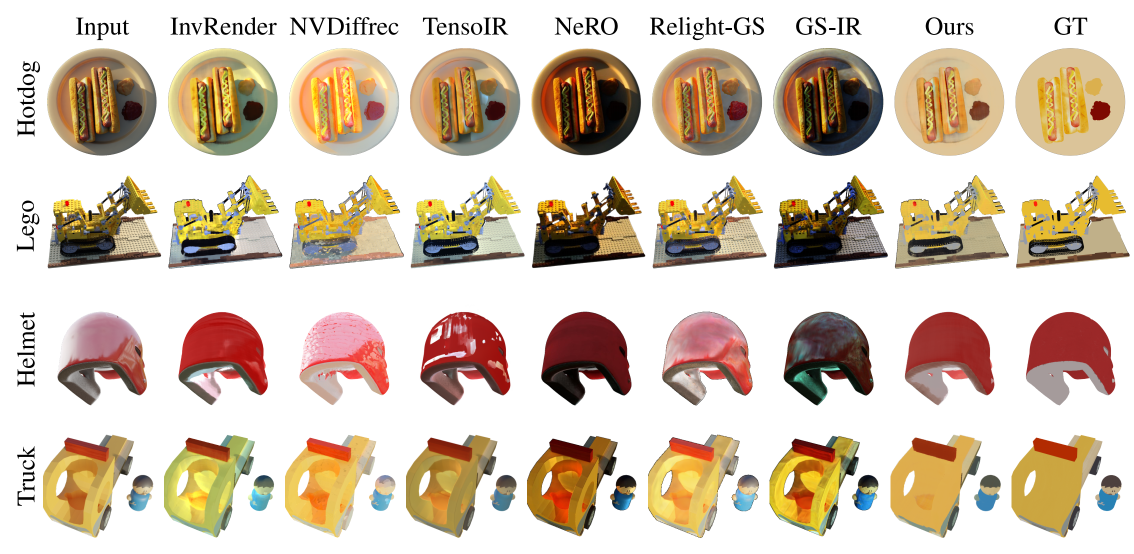
#> input picture assets/albedo.png, 2268 x 1108 px (shown at 1/2 size); its folder holds only this picture in this run
$ python -i mutual_info.py   (imports and definitions only)
#> lines starting #> are read from the running program, lines starting #| are printed output that depends on the picture
#> further down, picture is the input picture: shape (1108, 2268, 3); mean B, G, R 182.9, 199.9, 214.8
import os
import cv2
import numpy as np


def slice_at(img, vis, res=1024):
    s = (res + 2) * vis + 2
    img = img[s:s + res, 2:res + 2]
    return img / 255


def edge_detect(img):
    sobel_gradx = cv2.Sobel(img, -1, 1, 0)
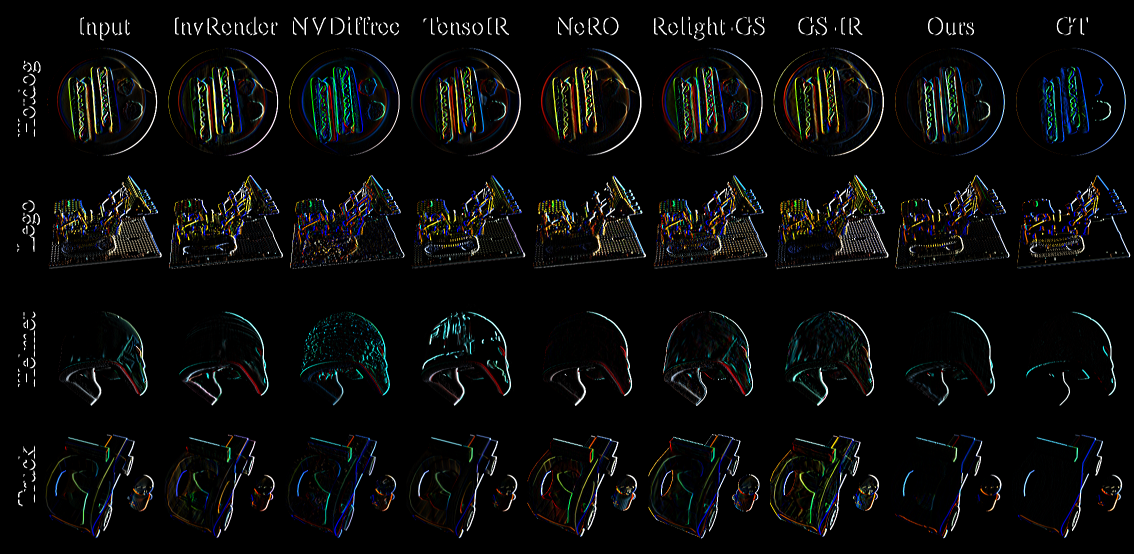
#> sobel_gradx: shape (1108, 2268, 3) (shown at 1/2 size); mean B, G, R 10.5, 10.8, 10.1
    sobel_grady = cv2.Sobel(img, -1, 0, 1)
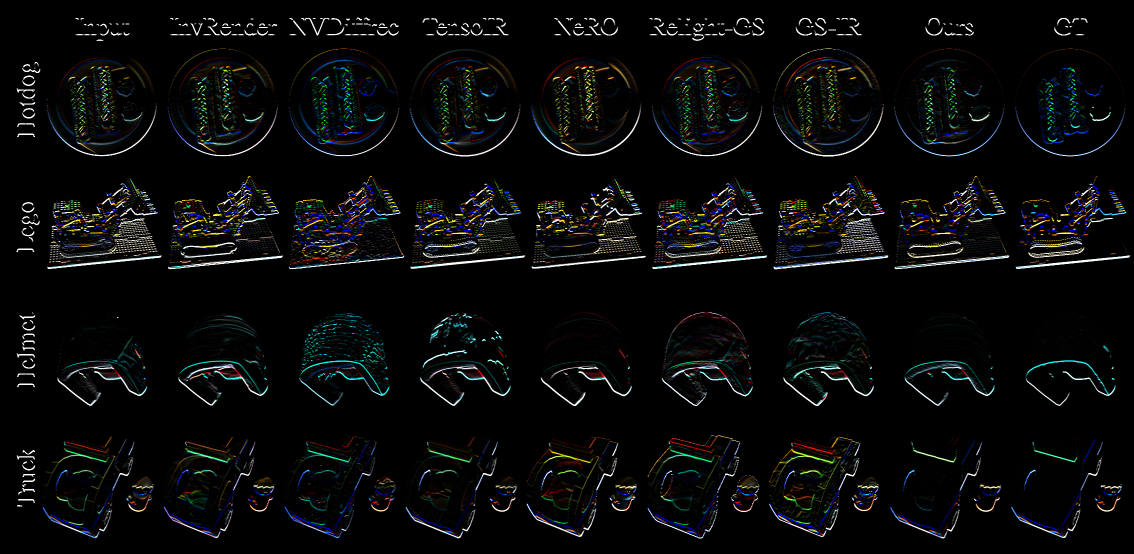
#> sobel_grady: shape (1108, 2268, 3) (shown at 1/2 size); mean B, G, R 10.4, 10.5, 9.6
    sobel_grad = cv2.addWeighted(sobel_gradx, 0.5, sobel_grady, 0.5, 0)
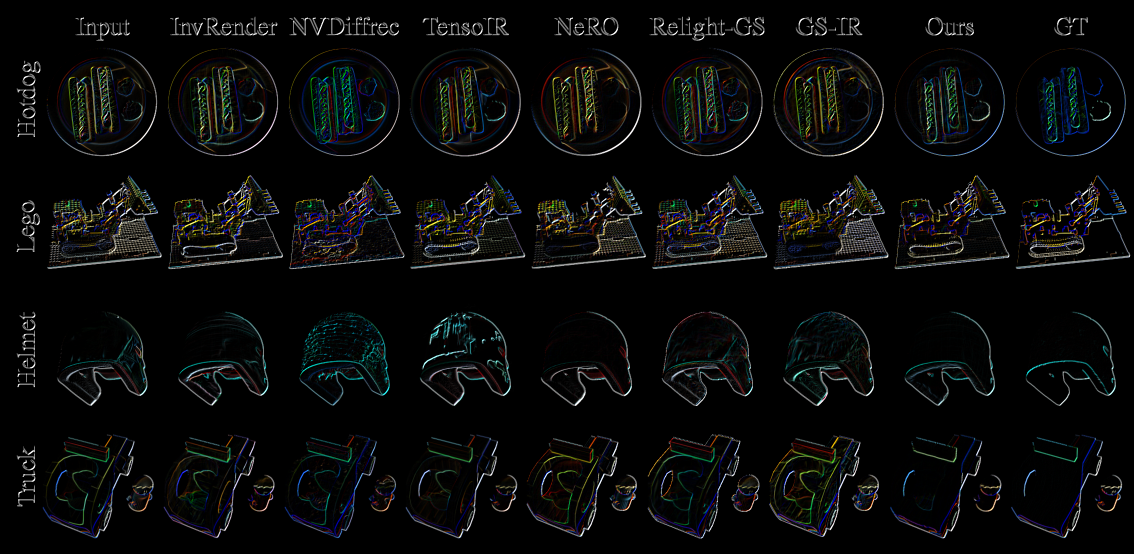
#> sobel_grad: shape (1108, 2268, 3) (shown at 1/2 size); mean B, G, R 10.4, 10.7, 9.9
    return sobel_grad


def mutual_info(log_dir):
    plot_dir = log_dir + r"\plots"
    renderings = os.listdir(plot_dir)
    rendering = sorted(renderings)[-1]
    rendering = plot_dir + rf"\{rendering}"
    rendering = cv2.imread(rendering)

    normal = slice_at(rendering, 0, rendering.shape[-2] - 4)
    light = slice_at(rendering, 1, rendering.shape[-2] - 4)
    albedo = slice_at(rendering, 2, rendering.shape[-2] - 4)

    normal_edge = edge_detect(normal)
    light_edge = edge_detect(light)
    albedo_edge = edge_detect(albedo)

    albedo_edge[normal_edge > 0.1] = 0
    res = (light_edge * albedo_edge).mean()

    mse2psnr = lambda x: -10. * np.log(x + 1e-8) / np.log(10.)

    return mse2psnr(res)
    # cv2.imshow("", light_edge)
    # cv2.waitKey()

>>> import cv2
>>> picture = cv2.imread('../assets/albedo.png')
>>> result = edge_detect(picture)

$ run again, on assets/deshadow.png
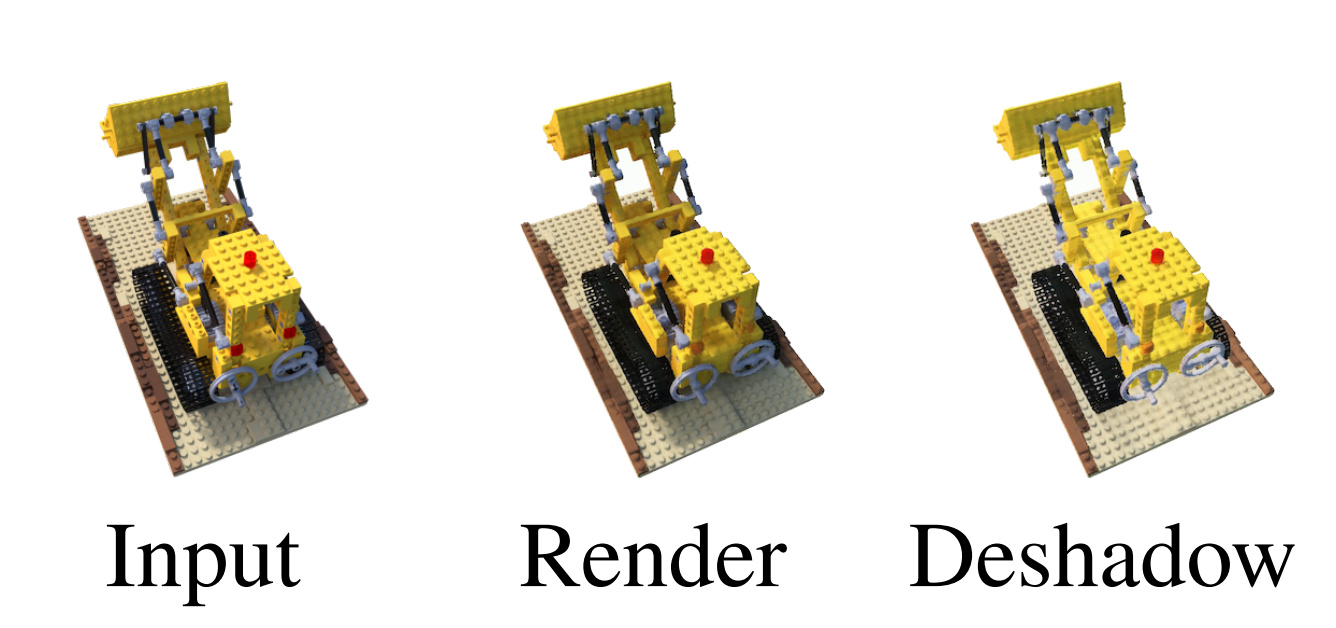
#> input picture assets/deshadow.png, 1336 x 628 px
#> picture is the input picture: shape (628, 1336, 3); mean B, G, R 213.3, 223.9, 227.6
#> in edge_detect, `sobel_grady = cv2.Sobel(img, -1, 0, 1)`:
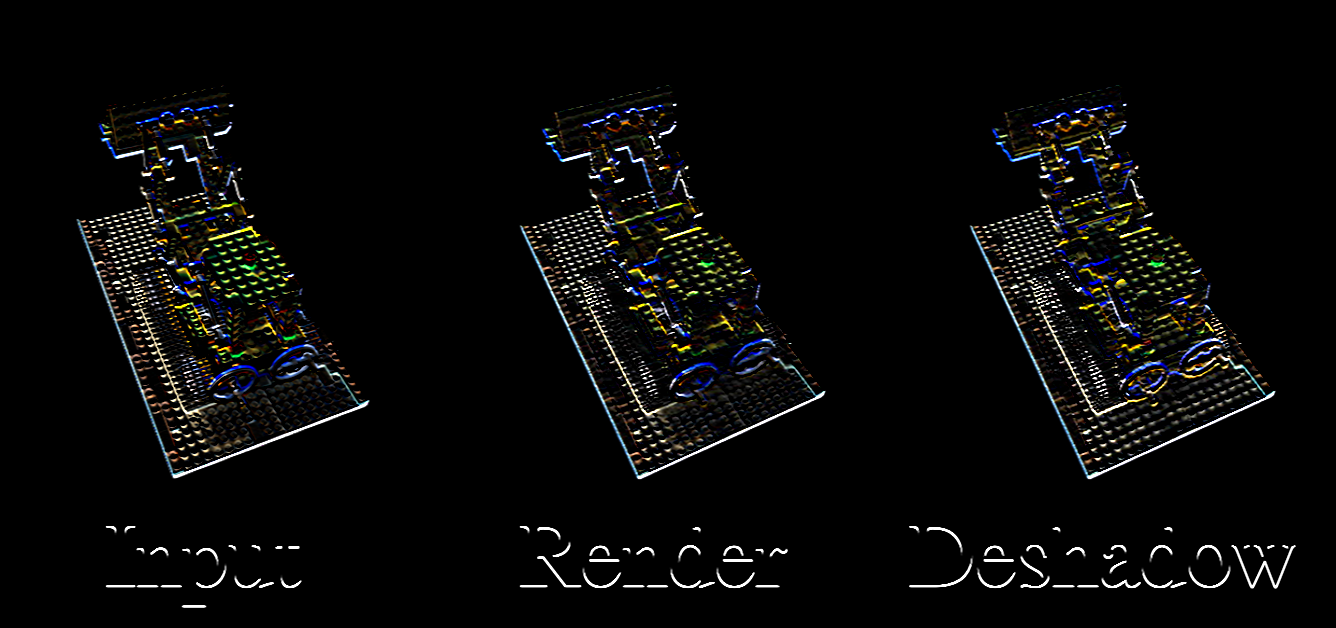
#> sobel_grady: shape (628, 1336, 3); mean B, G, R 8.3, 8.9, 8.8
#> in edge_detect, `sobel_grad = cv2.addWeighted(sobel_gradx, 0.5, sobel_grady, 0.5, 0)`:
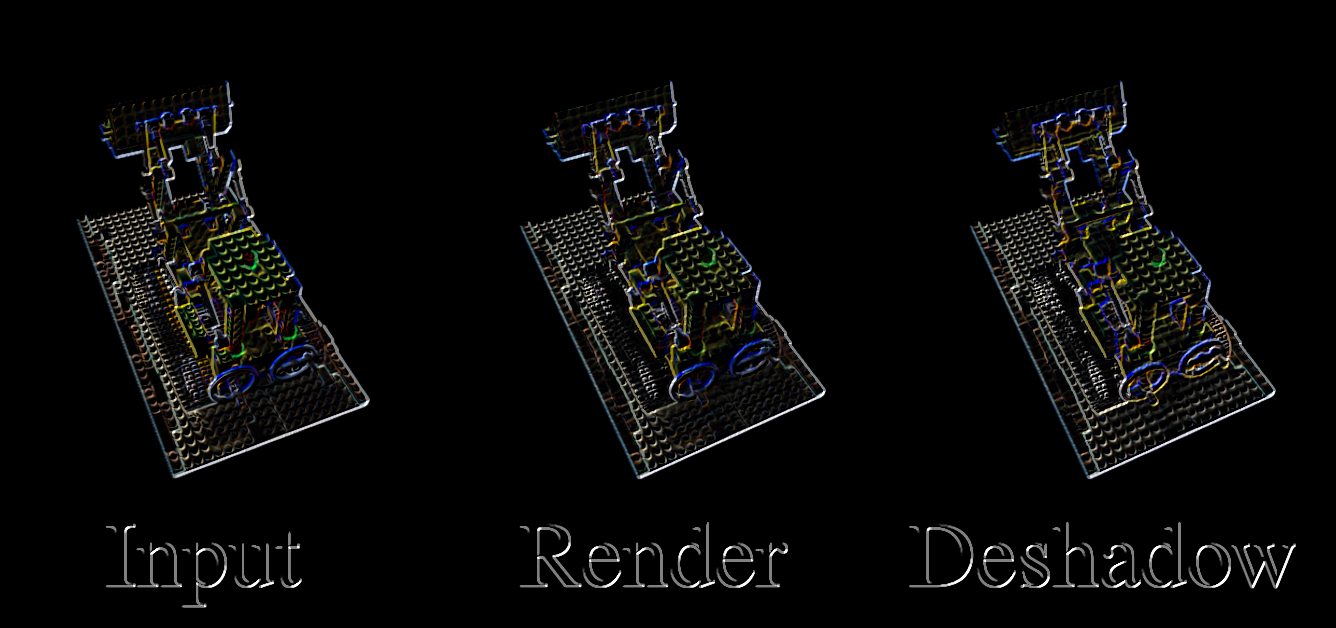
#> sobel_grad: shape (628, 1336, 3); mean B, G, R 8.4, 9, 9

$ run again, on assets/envmap.png
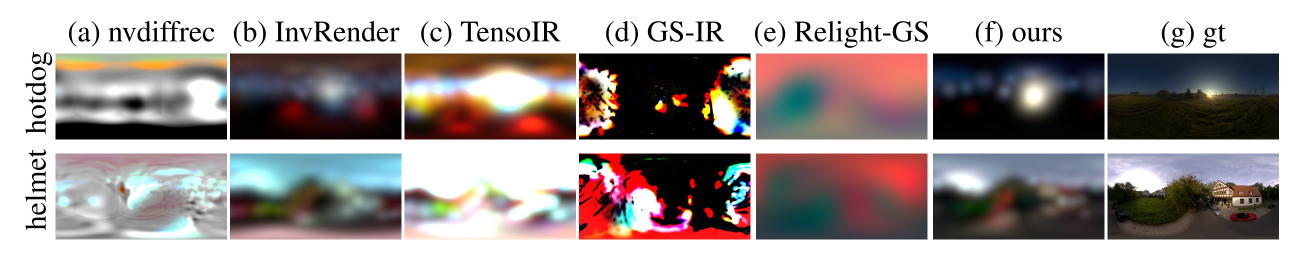
#> input picture assets/envmap.png, 2592 x 512 px (shown at 1/2 size)
#> picture is the input picture: shape (512, 2592, 3); mean B, G, R 151.5, 152.5, 161.6
#> in edge_detect, `sobel_gradx = cv2.Sobel(img, -1, 1, 0)`:
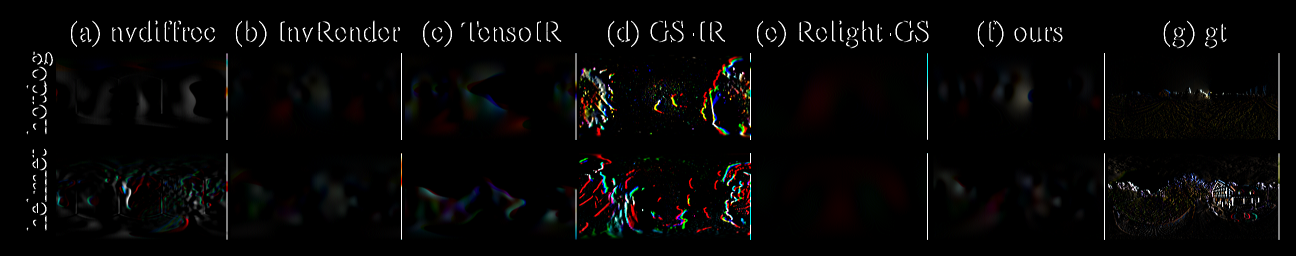
#> sobel_gradx: shape (512, 2592, 3) (shown at 1/2 size); mean B, G, R 6.2, 6.5, 7
#> in edge_detect, `sobel_grad = cv2.addWeighted(sobel_gradx, 0.5, sobel_grady, 0.5, 0)`:
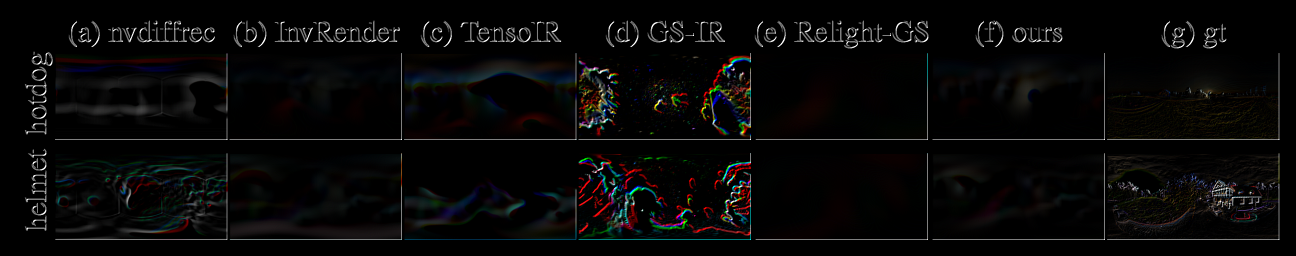
#> sobel_grad: shape (512, 2592, 3) (shown at 1/2 size); mean B, G, R 7.6, 7.8, 8.2

$ run again, on assets/relighting.png
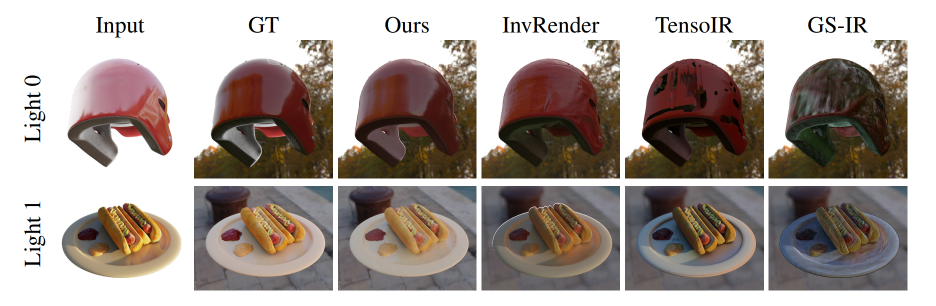
#> input picture assets/relighting.png, 1872 x 612 px (shown at 1/2 size)
#> picture is the input picture: shape (612, 1872, 3); mean B, G, R 152.2, 157.8, 168.1
#> in edge_detect, `sobel_grady = cv2.Sobel(img, -1, 0, 1)`:
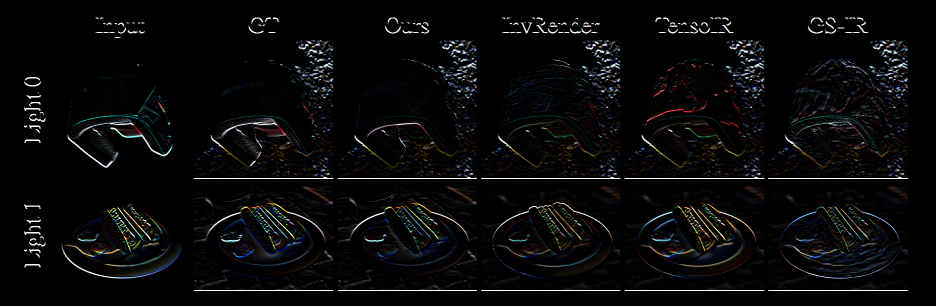
#> sobel_grady: shape (612, 1872, 3) (shown at 1/2 size); mean B, G, R 9.4, 9.2, 9
#> in edge_detect, `sobel_grad = cv2.addWeighted(sobel_gradx, 0.5, sobel_grady, 0.5, 0)`:
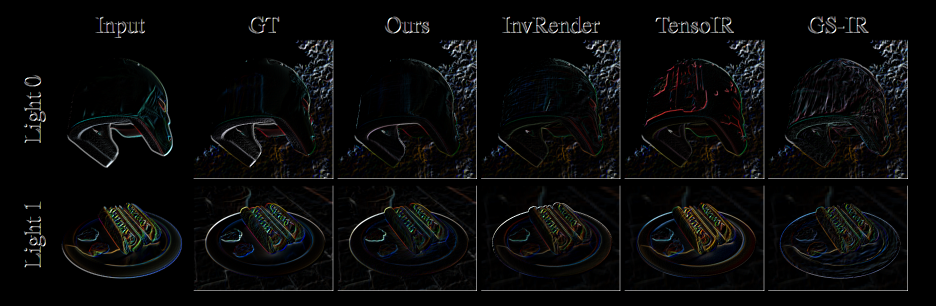
#> sobel_grad: shape (612, 1872, 3) (shown at 1/2 size); mean B, G, R 9.4, 9.4, 9.2
